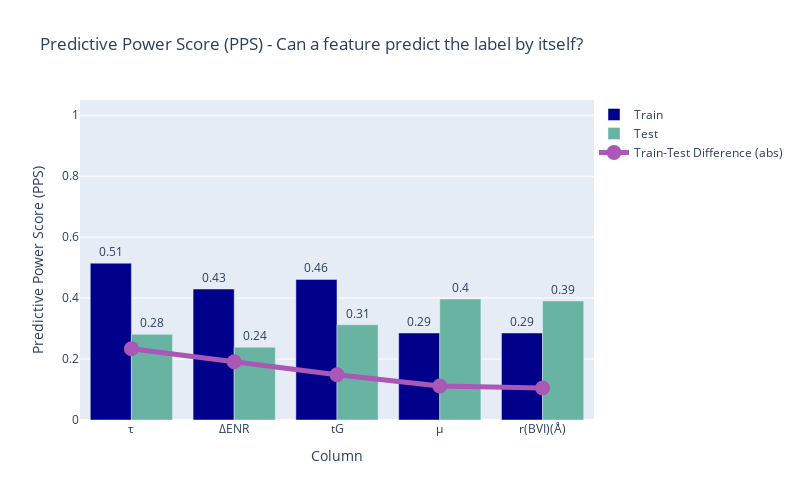
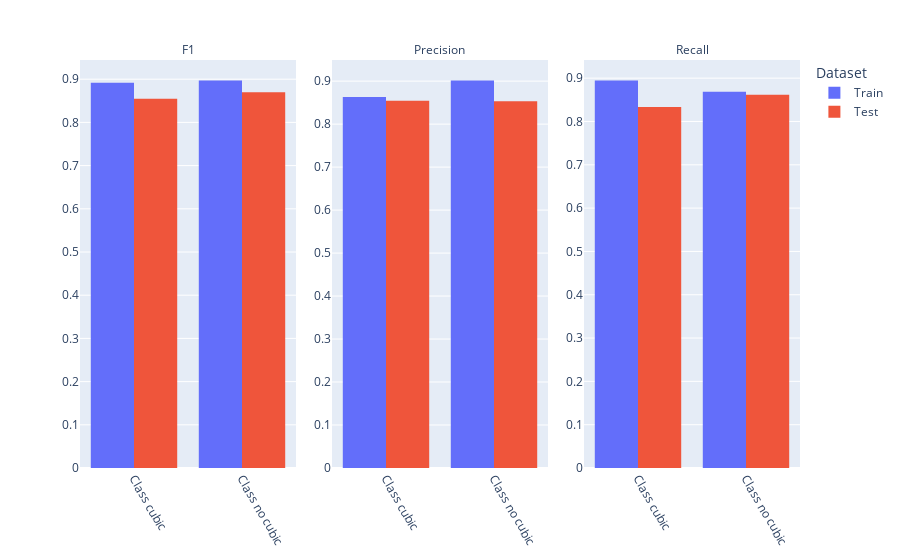
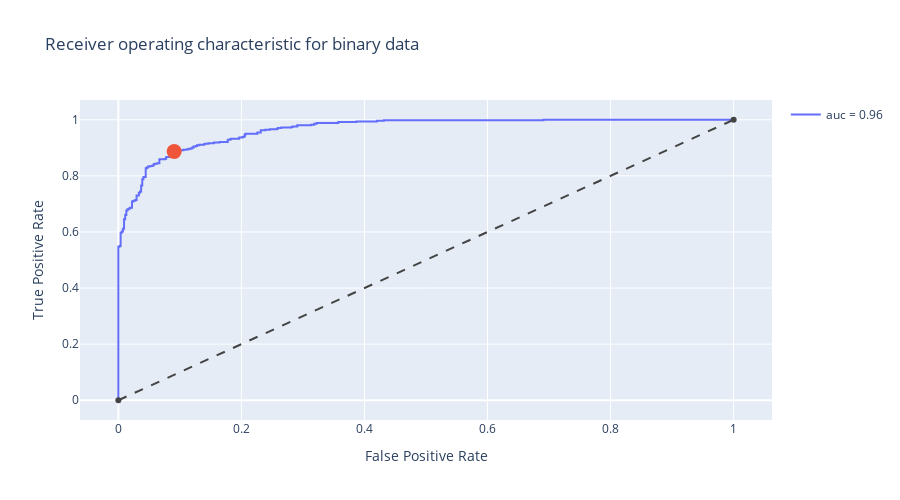
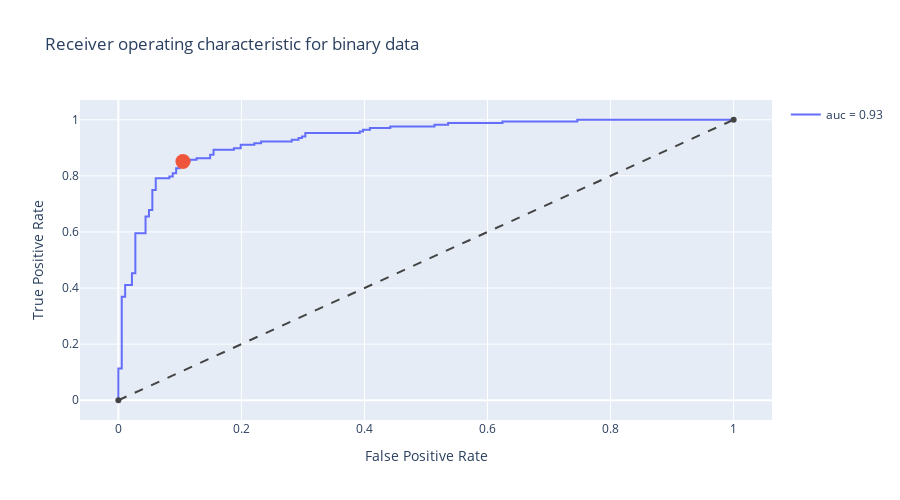

The notebook cell saved with these charts, in order:
### Code cell
suite.run(train_dataset=ds_train, test_dataset=ds_test, model=rf_clf)

### Figure 1 — Plotly figure (JSON) as saved in the notebook; plotly's stock layout.template omitted (floating-point values rounded to 4 significant figures)
{"data": [{"marker": {"color": "#00008b"}, "name": "Train", "text": [0.51, 0.43, 0.46, 0.29, 0.29], "textposition": "outside", "type": "bar", "x": ["τ", "ΔENR", "tG", "μ", "r(BVI)(Å)"], "y": [0.5146, 0.4298, 0.4613, 0.2855, 0.2855]}, {"marker": {"color": "#69b3a2"}, "name": "Test", "text": [0.28, 0.24, 0.31, 0.4, 0.39], "textposition": "outside", "type": "bar", "x": ["τ", "ΔENR", "tG", "μ", "r(BVI)(Å)"], "y": [0.281, 0.2388, 0.3127, 0.3969, 0.3906]}, {"line": {"color": "#aa57b5", "width": 5}, "marker": {"size": 15, "symbol": "circle"}, "name": "Train-Test Difference (abs)", "type": "scatter", "x": ["τ", "ΔENR", "tG", "μ", "r(BVI)(Å)"], "y": [0.2336, 0.191, 0.1486, 0.1114, 0.1051]}], "layout": {"barmode": "group", "height": 500, "legend": {"x": 1, "y": 1}, "title": {"text": "Predictive Power Score (PPS) - Can a feature predict the label by itself?"}, "width": 800, "xaxis": {"title": {"text": "Column"}}, "yaxis": {"range": [0, 1.05], "title": {"text": "Predictive Power Score (PPS)"}}}}

### Figure 2 — Plotly figure (JSON) as saved in the notebook; plotly's stock layout.template omitted (floating-point values rounded to 4 significant figures)
{"data": [{"alignmentgroup": "True", "bingroup": "x", "histfunc": "sum", "hovertemplate": "Dataset=Train<br>Metric=F1<br>Class=%{x}<br>sum of Value=%{y}<extra></extra>", "legendgroup": "Train", "marker": {"color": "#636efa", "pattern": {"shape": ""}}, "name": "Train", "offsetgroup": "Train", "orientation": "v", "showlegend": true, "type": "histogram", "x": ["cubic", "no cubic"], "xaxis": "x", "y": [0.8919, 0.8972], "yaxis": "y"}, {"alignmentgroup": "True", "bingroup": "x", "histfunc": "sum", "hovertemplate": "Dataset=Train<br>Metric=Precision<br>Class=%{x}<br>sum of Value=%{y}<extra></extra>", "legendgroup": "Train", "marker": {"color": "#636efa", "pattern": {"shape": ""}}, "name": "Train", "offsetgroup": "Train", "orientation": "v", "showlegend": false, "type": "histogram", "x": ["cubic", "no cubic"], "xaxis": "x2", "y": [0.8629, 0.9017], "yaxis": "y2"}, {"alignmentgroup": "True", "bingroup": "x", "histfunc": "sum", "hovertemplate": "Dataset=Train<br>Metric=Recall<br>Class=%{x}<br>sum of Value=%{y}<extra></extra>", "legendgroup": "Train", "marker": {"color": "#636efa", "pattern": {"shape": ""}}, "name": "Train", "offsetgroup": "Train", "orientation": "v", "showlegend": false, "type": "histogram", "x": ["cubic", "no cubic"], "xaxis": "x3", "y": [0.8948, 0.8685], "yaxis": "y3"}, {"alignmentgroup": "True", "bingroup": "x", "histfunc": "sum", "hovertemplate": "Dataset=Test<br>Metric=F1<br>Class=%{x}<br>sum of Value=%{y}<extra></extra>", "legendgroup": "Test", "marker": {"color": "#EF553B", "pattern": {"shape": ""}}, "name": "Test", "offsetgroup": "Test", "orientation": "v", "showlegend": true, "type": "histogram", "x": ["cubic", "no cubic"], "xaxis": "x", "y": [0.8545, 0.8696], "yaxis": "y"}, {"alignmentgroup": "True", "bingroup": "x", "histfunc": "sum", "hovertemplate": "Dataset=Test<br>Metric=Precision<br>Class=%{x}<br>sum of Value=%{y}<extra></extra>", "legendgroup": "Test", "marker": {"color": "#EF553B", "pattern": {"shape": ""}}, "name": "Test", "offsetgroup": "Test", "orientation": "v", "showlegend": false, "type": "histogram", "x": ["cubic", "no cubic"], "xaxis": "x2", "y": [0.8545, 0.8533], "yaxis": "y2"}, {"alignmentgroup": "True", "bingroup": "x", "histfunc": "sum", "hovertemplate": "Dataset=Test<br>Metric=Recall<br>Class=%{x}<br>sum of Value=%{y}<extra></extra>", "legendgroup": "Test", "marker": {"color": "#EF553B", "pattern": {"shape": ""}}, "name": "Test", "offsetgroup": "Test", "orientation": "v", "showlegend": false, "type": "histogram", "x": ["cubic", "no cubic"], "xaxis": "x3", "y": [0.8333, 0.8619], "yaxis": "y3"}], "layout": {"annotations": [{"font": {}, "showarrow": false, "text": "F1", "x": 0.15, "xanchor": "center", "xref": "paper", "y": 1, "yanchor": "bottom", "yref": "paper"}, {"font": {}, "showarrow": false, "text": "Precision", "x": 0.5, "xanchor": "center", "xref": "paper", "y": 1, "yanchor": "bottom", "yref": "paper"}, {"font": {}, "showarrow": false, "text": "Recall", "x": 0.85, "xanchor": "center", "xref": "paper", "y": 1, "yanchor": "bottom", "yref": "paper"}], "barmode": "group", "legend": {"title": {"text": "Dataset"}, "tracegroupgap": 0}, "margin": {"t": 60}, "xaxis": {"anchor": "y", "domain": [0, 0.3], "tickangle": 60, "tickprefix": "Class ", "title": {}, "type": "category"}, "xaxis2": {"anchor": "y2", "domain": [0.35, 0.65], "matches": "x", "tickangle": 60, "tickprefix": "Class ", "title": {}, "type": "category"}, "xaxis3": {"anchor": "y3", "domain": [0.7, 1], "matches": "x", "tickangle": 60, "tickprefix": "Class ", "title": {}, "type": "category"}, "yaxis": {"anchor": "x", "domain": [0, 1], "showticklabels": true, "title": {}}, "yaxis2": {"anchor": "x2", "domain": [0, 1], "showticklabels": true, "title": {}}, "yaxis3": {"anchor": "x3", "domain": [0, 1], "showticklabels": true, "title": {}}}}

### Figure 3 — Plotly figure (JSON) as saved in the notebook; plotly's stock layout.template omitted (floating-point values rounded to 4 significant figures; data arrays with more than 128 entries replaced by an {"elided": "..."} marker saying what was removed)
{"data": [{"line": {"width": 2}, "name": "auc = 0.96", "type": "scatter", "x": {"elided": "156 float values"}, "y": {"elided": "156 float values"}}, {"hovertemplate": "TPR: %{y:.2%}<br>FPR: %{x:.2%}<br>Youden's Index: 0.559", "marker": {"size": 15}, "mode": "markers", "showlegend": false, "type": "scatter", "x": [0.09074], "y": [0.8869]}, {"line": {"color": "#444", "dash": "dash", "width": 2}, "showlegend": false, "type": "scatter", "x": [0, 1], "y": [0, 1]}], "layout": {"height": 500, "title": {"text": "Receiver operating characteristic for binary data"}, "width": 900, "xaxis": {"title": {"text": "False Positive Rate"}}, "yaxis": {"title": {"text": "True Positive Rate"}}}}

### Figure 4 — Plotly figure (JSON) as saved in the notebook; plotly's stock layout.template omitted (floating-point values rounded to 4 significant figures)
{"data": [{"line": {"width": 2}, "name": "auc = 0.93", "type": "scatter", "x": [0, 0, 0, 0.005525, 0.005525, 0.01105, 0.01105, 0.0221, 0.0221, 0.02762, 0.02762, 0.0442, 0.0442, 0.04972, 0.04972, 0.05525, 0.05525, 0.06077, 0.06077, 0.08287, 0.08287, 0.0884, 0.0884, 0.09392, 0.09392, 0.09945, 0.09945, 0.105, 0.105, 0.116, 0.116, 0.1271, 0.1271, 0.1492, 0.1492, 0.1547, 0.1547, 0.1878, 0.1878, 0.1989, 0.1989, 0.221, 0.221, 0.232, 0.232, 0.2818, 0.2818, 0.2928, 0.2928, 0.2983, 0.2983, 0.3039, 0.3039, 0.3923, 0.3923, 0.3978, 0.3978, 0.4088, 0.4088, 0.442, 0.442, 0.5138, 0.5138, 0.5359, 0.5359, 0.6243, 0.6243, 0.7459, 0.7459, 1], "y": [0, 0.005952, 0.1131, 0.1131, 0.369, 0.369, 0.4107, 0.4107, 0.4524, 0.4524, 0.5952, 0.5952, 0.6548, 0.6548, 0.6786, 0.6786, 0.75, 0.75, 0.7917, 0.7917, 0.7976, 0.7976, 0.8095, 0.8095, 0.8274, 0.8274, 0.8393, 0.8393, 0.8512, 0.8512, 0.8571, 0.8571, 0.8631, 0.8631, 0.875, 0.875, 0.8929, 0.8929, 0.8988, 0.8988, 0.9107, 0.9107, 0.9167, 0.9167, 0.9226, 0.9226, 0.9286, 0.9286, 0.9345, 0.9345, 0.9405, 0.9405, 0.9524, 0.9524, 0.9583, 0.9583, 0.9643, 0.9643, 0.9702, 0.9702, 0.9762, 0.9762, 0.9821, 0.9821, 0.9881, 0.9881, 0.994, 0.994, 1, 1]}, {"hovertemplate": "TPR: %{y:.2%}<br>FPR: %{x:.2%}<br>Youden's Index: 0.491", "marker": {"size": 15}, "mode": "markers", "showlegend": false, "type": "scatter", "x": [0.105], "y": [0.8512]}, {"line": {"color": "#444", "dash": "dash", "width": 2}, "showlegend": false, "type": "scatter", "x": [0, 1], "y": [0, 1]}], "layout": {"height": 500, "title": {"text": "Receiver operating characteristic for binary data"}, "width": 900, "xaxis": {"title": {"text": "False Positive Rate"}}, "yaxis": {"title": {"text": "True Positive Rate"}}}}
